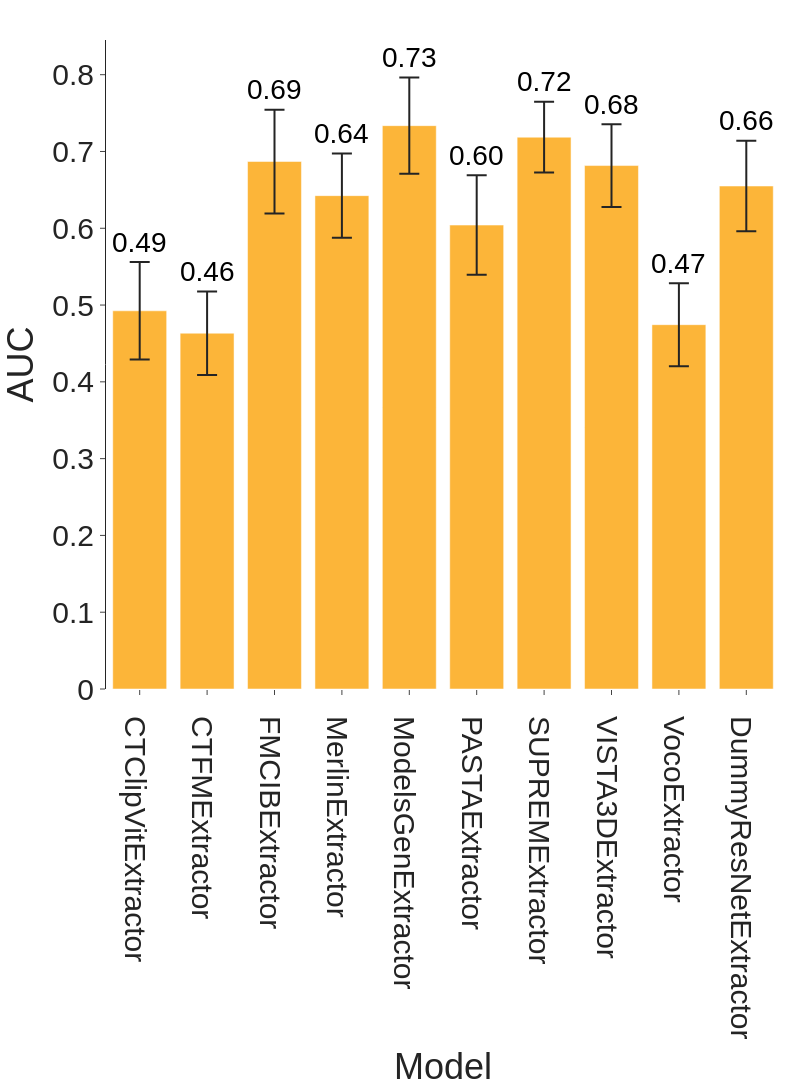

The cell this chart's notebook holds for it:
### Code cell
# Plot test accuracies
fig = plot_model_comparison(test_accuracies_dict, font_size=30, height=1200, width=800, marker_color="#FCA308")
fig.show()

### Figure 1 — Plotly figure (JSON) as saved in the notebook; plotly's stock layout.template omitted (floating-point values rounded to 4 significant figures)
{"data": [{"error_y": {"array": [0.06353, 0.05439, 0.06755, 0.05477, 0.06273, 0.06475, 0.04609, 0.05389, 0.05409, 0.05886], "arrayminus": [0.06353, 0.05439, 0.06755, 0.05477, 0.06273, 0.06475, 0.04609, 0.05389, 0.05409, 0.05886], "width": 10}, "hovertemplate": "Model=%{x}<br>AUC=%{y}<extra></extra>", "legendgroup": "", "marker": {"color": "#FCA308", "opacity": 0.8, "pattern": {"shape": ""}}, "name": "", "orientation": "v", "showlegend": false, "textposition": "auto", "type": "bar", "x": ["CTClipVitExtractor", "CTFMExtractor", "FMCIBExtractor", "MerlinExtractor", "ModelsGenExtractor", "PASTAExtractor", "SUPREMExtractor", "VISTA3DExtractor", "VocoExtractor", "DummyResNetExtractor"], "xaxis": "x", "y": [0.4925, 0.4633, 0.6869, 0.6425, 0.7336, 0.6042, 0.7186, 0.6817, 0.4744, 0.655], "yaxis": "y"}], "layout": {"annotations": [{"font": {"color": "black", "size": 28}, "showarrow": false, "text": "0.49", "x": "CTClipVitExtractor", "y": 0.556, "yshift": 20}, {"font": {"color": "black", "size": 28}, "showarrow": false, "text": "0.46", "x": "CTFMExtractor", "y": 0.5177, "yshift": 20}, {"font": {"color": "black", "size": 28}, "showarrow": false, "text": "0.69", "x": "FMCIBExtractor", "y": 0.7545, "yshift": 20}, {"font": {"color": "black", "size": 28}, "showarrow": false, "text": "0.64", "x": "MerlinExtractor", "y": 0.6973, "yshift": 20}, {"font": {"color": "black", "size": 28}, "showarrow": false, "text": "0.73", "x": "ModelsGenExtractor", "y": 0.7963, "yshift": 20}, {"font": {"color": "black", "size": 28}, "showarrow": false, "text": "0.60", "x": "PASTAExtractor", "y": 0.6689, "yshift": 20}, {"font": {"color": "black", "size": 28}, "showarrow": false, "text": "0.72", "x": "SUPREMExtractor", "y": 0.7647, "yshift": 20}, {"font": {"color": "black", "size": 28}, "showarrow": false, "text": "0.68", "x": "VISTA3DExtractor", "y": 0.7356, "yshift": 20}, {"font": {"color": "black", "size": 28}, "showarrow": false, "text": "0.47", "x": "VocoExtractor", "y": 0.5285, "yshift": 20}, {"font": {"color": "black", "size": 28}, "showarrow": false, "text": "0.66", "x": "DummyResNetExtractor", "y": 0.7139, "yshift": 20}], "barmode": "relative", "font": {"family": "Arial", "size": 30}, "height": 1200, "legend": {"tracegroupgap": 0}, "margin": {"b": 20, "l": 20, "r": 20, "t": 40}, "showlegend": false, "title": {"x": 0.5, "xanchor": "center"}, "width": 800, "xaxis": {"anchor": "y", "domain": [0.0, 1.0], "showgrid": false, "showline": false, "tickfont": {"size": 30}, "title": {"text": "Model"}}, "yaxis": {"anchor": "x", "domain": [0.0, 1.0], "showgrid": false, "tickfont": {"size": 30}, "title": {"text": "AUC"}}}}
